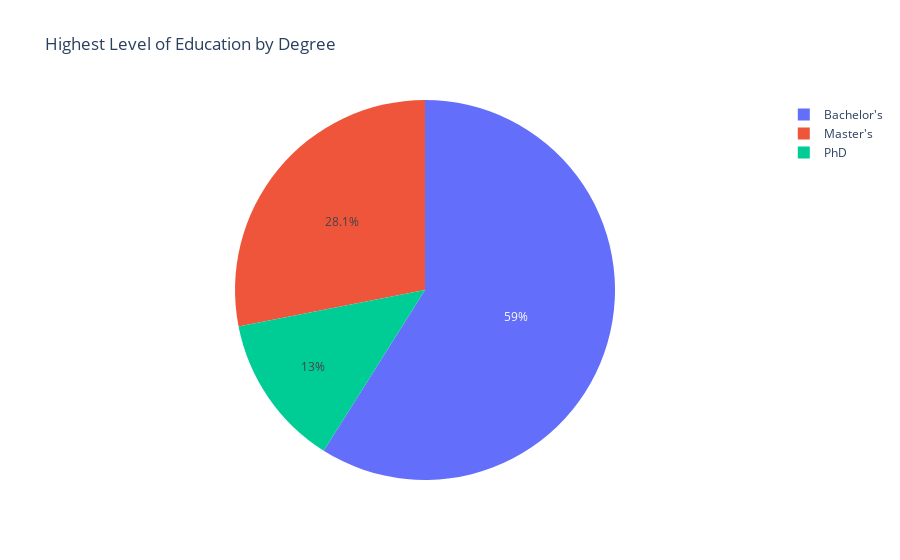

The notebook cell this image was saved under:
### Code cell
education_count = df['Education Level'].value_counts().reset_index()
education_distribution = px.pie(education_count, values='count', names="Education Level", title="Highest Level of Education by Degree")
education_distribution.show()

### Figure 1 — Plotly figure (JSON) as saved in the notebook; plotly's stock layout.template omitted (floating-point values rounded to 4 significant figures)
{"data": [{"domain": {"x": [0, 1], "y": [0, 1]}, "hovertemplate": "Education Level=%{label}<br>count=%{value}<extra></extra>", "labels": ["Bachelor's", "Master's", "PhD"], "legendgroup": "", "name": "", "showlegend": true, "type": "pie", "values": [191, 91, 42]}], "layout": {"legend": {"tracegroupgap": 0}, "title": {"text": "Highest Level of Education by Degree"}}}
